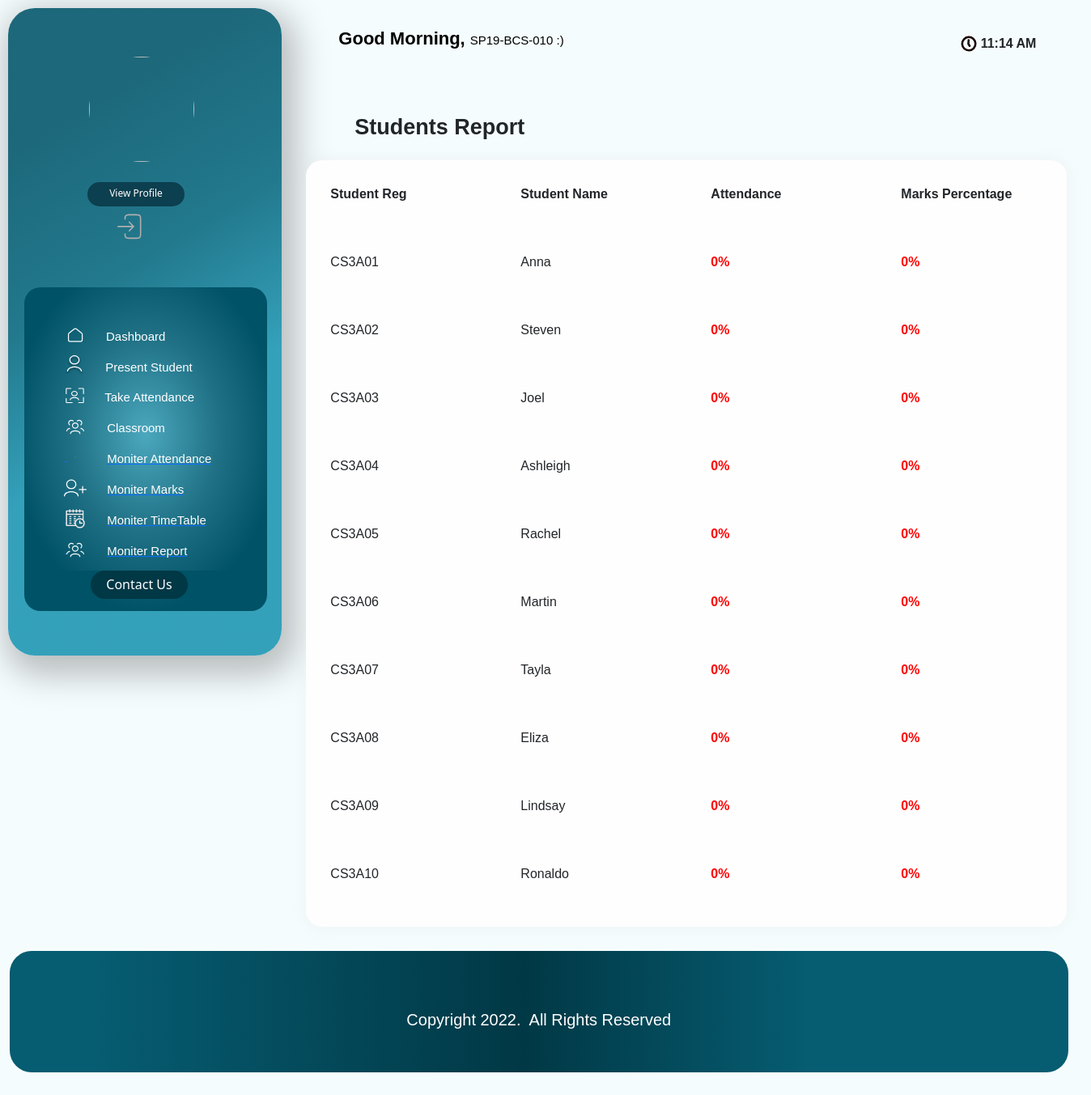
The app's page /teacher/41/Report/ (signed in) with its own data.
### info/models.py (models this page shows, shortened)
class User(AbstractUser):
    @property
    def is_student(self):
        if hasattr(self, 'student'):
            return True
        return False

class StudentCourse(models.Model):
    student = models.ForeignKey(Student, on_delete=models.CASCADE)
    course = models.ForeignKey(Course, on_delete=models.CASCADE)
    class Meta:
        unique_together = (('student', 'course'),)
        verbose_name_plural = 'Marks'
    def get_cie(self):
        marks_list = self.marks_set.all()
        m = []
        for mk in marks_list:
            m.append(mk.marks1)
        cie = math.ceil(sum(m[:5]) / 2)
        return cie
    def get_attendance(self):
        a = AttendanceTotal.objects.get(student=self.student, course=self.course)
        return a.attendance

class Student(models.Model):
    user = models.OneToOneField(User, on_delete=models.CASCADE, null=True)
    class_id = models.ForeignKey(Class, on_delete=models.CASCADE, default=1)
    USN = models.CharField(primary_key='True', max_length=100)
    name = models.CharField(max_length=200)
    Reg = models.TextField(max_length=50,null=True)
    ph = models.TextField(max_length=50)
    email = models.TextField(max_length=50)
    cnic = models.TextField(max_length=50)
    sex = models.CharField(max_length=50, choices=sex_choice, default='Male')
    DOB = models.DateField(default='1998-01-01')
    image = models.ImageField(upload_to=filepath, null=True, blank=True)
    def __str__(self):
        return self.name

class Course(models.Model):
    dept = models.ForeignKey(Dept, on_delete=models.CASCADE)
    id = models.CharField(primary_key='True', max_length=50)
    name = models.CharField(max_length=50)
    shortname = models.CharField(max_length=50, default='X')
    def __str__(self):
        return self.name

class AttendanceTotal(models.Model):
    course = models.ForeignKey(Course, on_delete=models.CASCADE)
    student = models.ForeignKey(Student, on_delete=models.CASCADE)
    class Meta:
        unique_together = (('student', 'course'),)
    @property
    def attendance(self):
        stud = Student.objects.get(name=self.student)
        cr = Course.objects.get(name=self.course)
        total_class = Attendance.objects.filter(course=cr, student=stud).count()
        att_class = Attendance.objects.filter(course=cr, student=stud, status='True').count()
        if total_class == 0:
            attendance = 0
        else:
            attendance = round(att_class / total_class * 100, 2)
        return attendance

class Marks(models.Model):
    studentcourse = models.ForeignKey(StudentCourse, on_delete=models.CASCADE)
    name = models.CharField(max_length=50, choices=test_name, default='Internal test 1')
    marks1 = models.IntegerField(default=0, validators=[MinValueValidator(0), MaxValueValidator(100)])
    class Meta:
        unique_together = (('studentcourse', 'name'),)

### info/views.py (the view)
# urls.py: path('teacher/<int:assign_id>/Report/', views.t_report, name='t_report'),
@login_required()
def t_report(request, assign_id):
    ass = get_object_or_404(Assign, id=assign_id)
    sc_list = []
    for stud in ass.class_id.student_set.all():
        a = StudentCourse.objects.get(student=stud, course=ass.course)
        sc_list.append(a)
    return render(request, 'info/t_report.html', {'sc_list': sc_list ,'date': g, 'time': current_time})

### info/templates/info/t_report.html (shortened to what this page needs)
<!DOCTYPE html>
<html lang="en">
<head>
     <link href="https://cdn.jsdelivr.net/npm/bootstrap@5.2.0-beta1/dist/css/bootstrap.min.css" rel="stylesheet">
</head>
<body style="background-color: rgba(245, 252, 253, 0.94)">
  <div    >
    <div class="maiin">
        <div class="upcnt">
            <div class="uplftcnt">
                <div class="primg">
                  <img src="/ImagesAttendance/{{ user.teacher.image }}" alt="">
                </div>
                <div class="prdet">
                    <div class="btnttl">
                      <a style="text-decoration:none ;" href="/viewprofile"><div  class="vp"> View Profile</div></a>
                    </div>
                    <div class="lgout" style="margin-left: 135px; margin-top: 0px; "><a href="{% url 'logout'%}"><img style=" width: 30px; height:50px;" src="/ImagesAttendance/info/images/lgout.svg" alt=""> </a></div>
                </div>
                <div class="navico">
                <div class="upici">
                  <a href="/index" style="color:white;text-decoration:none;">
                    <div class="icco">
                    <div class="icim"><img style="width: 26px; height:26px; "  src="/ImagesAttendance/info/images/House_02.svg"> </div>
                    <div class="icttl"> Dashboard</div>
                    </div>
                  </a>
                  <a href="/present_student" style="color:white;text-decoration:none;">
                    <div class="icco">
                    <div class="icim">&nbsp;<img style="width: 26px; height:25px; margin-left: -5px;"  src="/ImagesAttendance/info/images/prstu.svg"> </div>
                    <div class="icttl">Present Student </div>
                    </div>
                  </a>
                  <a href="/TakeAttendance" style="color:white;text-decoration:none;">
                    <div class="icco">
                    <div class="icim">&nbsp;<img style="width: 23px; height:23px; margin-left: -3px; "  src="/ImagesAttendance/info/images/tkatn.svg"> </div>
                    <div class="icttl">Take Attendance </div>
                    </div>
                  </a>
                  <a href="/class_room" style="color:white;text-decoration:none;">
                    <div class="icco">
                    <div class="icim">&nbsp;<img style="width: 28px; height:28px; margin-left: -5px;"  src="/ImagesAttendance/info/images/clsrm.svg"> </div>
                    <div class="icttl">Classroom</div>
                    </div>
                  </a>
                  <a href="{% url 't_clas' request.user.teacher.id 1 %}">
                      <div class="icco">
                          <div class="icim">&nbsp;<img style="width: 28px; height:28px; margin-left: -5px;"  src="/ImagesAttendance/info/images/editico.svg"> </div>
                          <div class="icttl">Moniter Attendance</div>
                          </div>
                    </a>
                    <a href="{% url 't_clas' request.user.teacher.id 2 %}">
                      <div class="icco">
                          <div class="icim">&nbsp;<img style="width: 28px; height:28px; margin-left: -5px;"  src="/ImagesAttendance/info/images/adstu.svg"> </div>
                          <div class="icttl">Moniter Marks</div>
                          </div>
                    </a>
                    <a href="{% url 't_timetable' request.user.teacher.id %}">
                      <div class="icco">
                      <div class="icim">&nbsp;<img style="width: 28px; height:28px; margin-left: -5px;"  src="/ImagesAttendance/info/images/ttbl.png"> </div>
                      <div class="icttl">Moniter TimeTable</div>
                      </div>
                   </a>
                   <a href="{% url 't_clas' request.user.teacher.id 3 %}">
                      <div class="icco">
                      <div class="icim">&nbsp;<img style="width: 28px; height:28px; margin-left: -5px;"  src="/ImagesAttendance/info/images/clsrm.svg"> </div>
                      <div class="icttl">Moniter Report</div>
                      </div>
                  </a>
                 </div>
                 <div style=" margin-top: -20px; background-color: transparent   " class="dwic"  >
                  <a style="text-decoration:none  ; background-color: #005266;" href="/contactus"> <div style="background-color: #013845;" class="cntus"><span>Contact Us</span> </div></a>
                </div>
               </div>
            </div>
            <div class="upritcnt">
                <div class="tagg">
                    <div class="greet">Good Morning,<span>{{request.user}} :)</span> </div>
                    <div class="timee">
                        <div class="timeeimg"> <img style="width: 20px; height:20px" src="/ImagesAttendance/info/images/tico.svg"></img> </div>
                        <div class="tym"> {{time}}</div>
                    </div>
                </div>
                <div class="Attendance">
                    <div class="titl">
                      <div>Students Report</div>
                    </div>
                    <div class="prescont">
                <table id="studnt" >
                  <thead>
                    <tr>
                        <th style="width: 25%">Student Reg</th>
                        <th style="width: 25%">Student Name</th>
                        <th style="width: 25%">Attendance</th>
                        <th style="width: 25%">Marks Percentage</th>
                  </thead>
                  <tbody>
                    {% for sc in sc_list %}
                    <tr>
                        <td>{{ sc.student_id }}</td>
                        <td>{{ sc.student.name }}</td>
                        {% if sc.get_attendance < 75 %}
                            <td style="color: red;font-weight: 600;" >{{ sc.get_attendance }}%</td>
                        {% else %}
                            <td style="color: rgb(0, 255, 0);font-weight: 600;">{{ sc.get_attendance }}%</td>
                        {% endif %}
                        {% if sc.get_cie < 25 %}
                            <td  style="color: red; font-weight: 600; ">{{ sc.get_cie }}%</td>
                        {% else %}
                            <td style="color: rgb(0, 255, 0); font-weight: 600;">{{ sc.get_cie }}%</td>
                        {% endif %}
                    </tr>
                    {% empty %}
                            <p>student has no courses</p>
                    {% endfor %}
                  </tbody>
                </table>
              </div>
            </div>
        </div>
    </div>
    <div  class="dwncnt">
    <div class="cpr">Copyright 2022.&nbsp; All Rights Reserved</div>
    </div>
</div>
</div>
</body>
</html>

### info/templates/info/t_report.html (style rules this page uses)
.maiin { display: flex; flex-direction: column; }
.upcnt { display: flex; }
.uplftcnt { height: 800px; width: 338.33px; margin: 10px; background: linear-gradient(328.91deg, rgba(0, 136, 168, 0.79) 38.23%, rgba(14, 108, 130, 0.912112) 59.45%, rgba(19, 97, 116, 0.958605) 83.69%); box-shadow: 7px 13px 42px 11px rgba(0, 0, 0, 0.25); border-radius: 33px; display: flex; flex-direction: column; }
.greet { font-family: 'Hammersmith One', sans-serif; font-weight: 600; font-size: 22px; line-height: 35px; text-align: center; margin-left: 60px; color: #000000; }
.greet span { font-size: 15px; margin-left: 6px; font-weight: 400; }
.tagg { display: flex; gap: 490px; margin-top: 30px; }
.timee { display: flex; gap: 5px; margin-top: 10px; margin-right: 8px; }
.tym { font-family: 'DM Sans', sans-serif; font-weight: 600; margin-top: 2px; }
.primg { border-radius: 100px; width: 130px; height: 130px; margin-top: 60px; margin-left: 100px; display: flex; justify-content: center; align-items: center; }
.primg img { border-radius: 100px; width: 130px; height: 130px; }
.navico { margin-left: 20px; margin-right: 20px; margin-top: 50px; height: 400px; width: 300px; background: radial-gradient(54.74% 54.74% at 49.91% 45.32%, #4BA8BE 0%, #207185 55.32%, #005266 100%); border-radius: 20px; }
.btnttl { height: 30px; width: 120px; border-radius: 20px; background-color: #0C3F4F; display: flex; justify-content: center; margin-top: 7px; font-size: 12px; margin-left: 98px; }
.vp { margin-top: 5px; color: #FFFFFF; }
.upici { margin-top: 45px; }
.icco { display: flex; gap: 25px; margin-top: 10px; }
.icim { margin-left: 50px; color: #FFFFFF; }
.icttl { color: #FFFFFF; font-family: 'DM Sans', sans-serif; font-size: 15px; margin-top: 5px; }
.dwic { width: 270px; height: 100px; border-radius: 20px; margin-left: 12px; }
.dwic { background: #071E23; display: flex; flex-direction: column; gap: 10px; justify-items: center; justify-content: center ; margin-top: 50px; }
.ttlh ,.cntus { margin-left: 70px; }
.cntus { color: white; background-color: #116782; width: 120px; display: flex; justify-content: center; height: 35px; border-radius: 100px; }
.cntus span { margin-top: 5px; }
.dwncnt { width: 97vw; height: 150px; background: linear-gradient(90deg, #065C71 8.33%, #013845 48.52%, #065C71 75.37%); border-radius: 27px; margin-left: 12px; margin-bottom: 10px; margin-top: 10px; display: flex; justify-content: space-around; }
.cpr { margin-top: 70px; color: #FFFFFF; font-family: 'DM Sans', sans-serif; font-size: 20px; }
.titl { font-family: 'DM Sans', sans-serif; font-size: 27px; font-weight: 700; margin-top: 70px; margin-left: 80px; margin-bottom: 10px; }
.icco { display: inline-block; display: flex; vertical-align: middle; -webkit-transform: perspective(1px) translateZ(0); transform: perspective(1px) translateZ(0); box-shadow: 0 0 1px rgba(0, 0, 0, 0); -webkit-transition-duration: 0.3s; transition-duration: 0.3s; }
.icco .icim { -webkit-transform: translateZ(0); transform: translateZ(0); -webkit-transition-duration: 0.3s; transition-duration: 0.3s; -webkit-transition-property: transform; transition-property: transform; -webkit-transition-timing-function: ease-out; transition-timing-function: ease-out; }
.titl { display: flex; }
::placeholder { color: rgb(189, 189, 189); }
.prescont { background-color: rgb(255, 254, 254); border-radius: 20px; width: 940px; height: 70vh; margin: 20px; display: flex; flex-direction: column; overflow-y: scroll; box-shadow: 0px 0px 17px 2px rgba(218, 218, 218, 0.212); }
#studnt { font-family: Arial, Helvetica, sans-serif; padding: 20px; width: 100%; }
#studnt th { padding: 30px; }
#studnt tr { padding: 30px; }
#studnt td { height: 70px; padding: 30px; }

### records on screen
User: user "SP19-BCS-010"
StudentCourse: student_id "CS3A01", student.name "Anna", get_attendance "0", get_cie "0"
StudentCourse: student_id "CS3A02", student.name "Steven", get_attendance "0", get_cie "0"
StudentCourse: student_id "CS3A03", student.name "Joel", get_attendance "0", get_cie "0"
StudentCourse: student_id "CS3A04", student.name "Ashleigh", get_attendance "0", get_cie "0"
StudentCourse: student_id "CS3A05", student.name "Rachel", get_attendance "0", get_cie "0"
StudentCourse: student_id "CS3A06", student.name "Martin", get_attendance "0", get_cie "0"
StudentCourse: student_id "CS3A07", student.name "Tayla", get_attendance "0", get_cie "0"
StudentCourse: student_id "CS3A08", student.name "Eliza", get_attendance "0", get_cie "0"
StudentCourse: student_id "CS3A09", student.name "Lindsay", get_attendance "0", get_cie "0"
StudentCourse: student_id "CS3A10", student.name "Ronaldo", get_attendance "0", get_cie "0"

### other values on screen
{{ time }} "11:14 AM"
